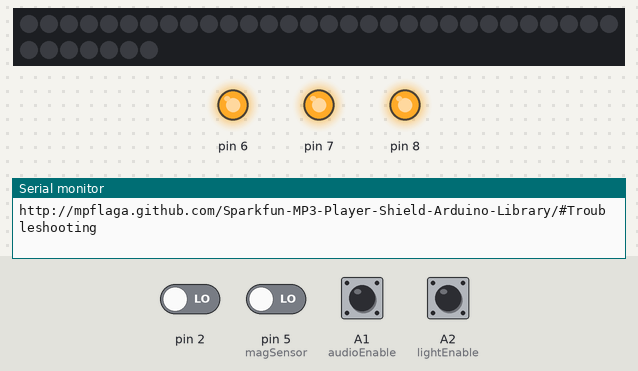
The sketch below on a simulated Arduino Uno, built for the host (arithmetic inside an expression is 32-bit, double 64-bit). Shown: 37 RGB LEDs in strip order, left to right, continuing on the next row, output pins drawn as LEDs (lit = HIGH), the last lines printed to the serial monitor. The test bench sets the inputs (shaded band); at power-on: A1 (audioEnable), A2 (lightEnable) HIGH, pin 2, pin 5 (magSensor) LOW. Dim RGB values are drawn brighter than linear; storage starts empty.

Above: at 1.0 s.
1.1 s: pin 2 driven HIGH
2.6 s: pin 5 (magSensor) driven HIGH
At 3.7 s:
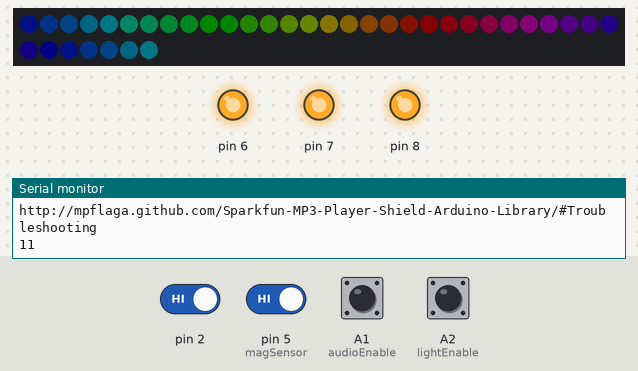
4.1 s: pin 5 (magSensor) driven LOW
At 11.4 s:
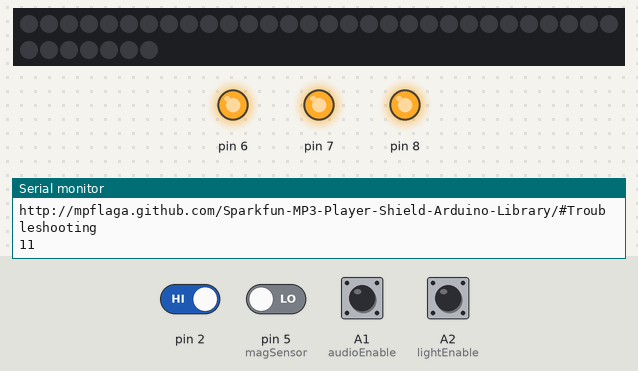
Timing chart, 0 to 12.9 s (numbered marks = the images above; inputs shaded):
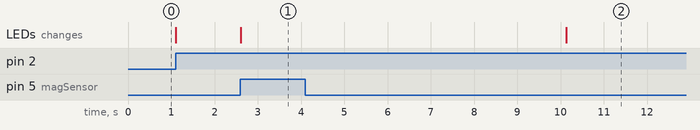

The sketch:

LEDStripAndMp3Music.ino
```cpp
#include <SPI.h>
#include <SdFat.h>
#include <SdFatUtil.h>
#include <SFEMP3Shield.h>

#include <APA102.h>

SdFat sd;
SFEMP3Shield MP3player;
int8_t current_track = 2;

const uint8_t dataPin = A3;
const uint8_t clockPin = A4;

const int magSensor = 5;

const int dwellPotPin = A0; //analog pin 4 used for analog input
const int audioEnable = A1; //analog pin 5 used for digital input
const int lightEnable = A2; //analog pin 6 used for digital input

APA102<dataPin, clockPin> ledStrip;

const uint16_t ledCount = 37;

rgb_color colors[ledCount];

const uint8_t brightness = 1;

void setup() {
  Serial.begin(115200);

  if(!sd.begin(9, SPI_HALF_SPEED)) sd.initErrorHalt();
  if (!sd.chdir("/")) sd.errorHalt("sd.chdir");

  MP3player.begin();
  MP3player.setVolume(10,10);

  pinMode(magSensor, INPUT);
  digitalWrite(magSensor, LOW);

  pinMode(audioEnable, INPUT);
  pinMode(lightEnable, INPUT);

  digitalWrite(audioEnable, HIGH);
  digitalWrite(lightEnable, HIGH);

}

/* Converts a color from HSV to RGB.
 * h is hue, as a number between 0 and 360.
 * s is the saturation, as a number between 0 and 255.
 * v is the value, as a number between 0 and 255. */
rgb_color hsvToRgb(uint16_t h, uint8_t s, uint8_t v)
{
    uint8_t f = (h % 60) * 255 / 60;
    uint8_t p = (255 - s) * (uint16_t)v / 255;
    uint8_t q = (255 - f * (uint16_t)s / 255) * (uint16_t)v / 255;
    uint8_t t = (255 - (255 - f) * (uint16_t)s / 255) * (uint16_t)v / 255;
    uint8_t r = 0, g = 0, b = 0;
    switch((h / 60) % 6){
        case 0: r = v; g = t; b = p; break;
        case 1: r = q; g = v; b = p; break;
        case 2: r = p; g = v; b = t; break;
        case 3: r = p; g = q; b = v; break;
        case 4: r = t; g = p; b = v; break;
        case 5: r = v; g = p; b = q; break;
    }
    return (rgb_color){r, g, b};
}

void loop() {
  if (digitalRead(magSensor) == LOW) {
    //light
    uint8_t time = millis() >> 4;
    for(uint16_t i = 0; i < ledCount; i++)
    {
      uint8_t p = time - i * 8;
      colors[i] = hsvToRgb((uint32_t)p * 359 / 256, 255, 255);
    }
    ledStrip.write(colors, ledCount, 0);
    delay(10);
    //music
    if (digitalRead(lightEnable) == HIGH) {
      MP3player.pauseMusic();
    }
  } else {
    Serial.print(digitalRead(lightEnable));
    Serial.print(digitalRead(audioEnable));
    //light
    if (digitalRead(lightEnable) == HIGH) {
      uint8_t time = millis() >> 4;
      for(uint16_t i = 0; i < ledCount; i++)
      {
        uint8_t p = time - i * 8;
        colors[i] = hsvToRgb((uint32_t)p * 359 / 256, 255, 255);
      }
      ledStrip.write(colors, ledCount, brightness);
      delay(10);
    }
    //music
    if (digitalRead(audioEnable) == HIGH) {
      if (MP3player.getState() == paused_playback) {
        MP3player.resumeMusic();
      } else {
        MP3player.playTrack(current_track);
      }
    }
    int dwell = analogRead(dwellPotPin);
    dwell = map(dwell, 0, 1023, 0, 15000); //scale to value between 0 and 15 seconds
//    Serial.print(analogRead(dwellPotPin));
//    Serial.println();
//    Serial.print(dwell);
//    Serial.println();
//    Serial.println();
    delay(dwell); //dwell time

  }
}
```

SdFatUtil.h
```cpp
// (licence header left out)
#ifndef SdFatUtil_h
#define SdFatUtil_h
/**
 * \file
 * \brief Useful utility functions.
 */
#include <SdFat.h>
/** Store and print a string in flash memory.*/
#define PgmPrint(x) SerialPrint_P(PSTR(x))
/** Store and print a string in flash memory followed by a CR/LF.*/
#define PgmPrintln(x) SerialPrintln_P(PSTR(x))

namespace SdFatUtil {
  int FreeRam();
  void print_P(Print* pr, PGM_P str);
  void println_P(Print* pr, PGM_P str);
  void SerialPrint_P(PGM_P str);
  void SerialPrintln_P(PGM_P str);
}
using namespace SdFatUtil;  // NOLINT
#endif  // #define SdFatUtil_h
```

Source omitted: SFEMP3Shield.h (28694 bytes), SFEMP3ShieldConfig.h (16695 bytes)

Measured:
- after the input at 2.6 s, the LEDs: change at once (image 1)
- after the input at 4.1 s, the LEDs: change after 6.0 s (image 2)
